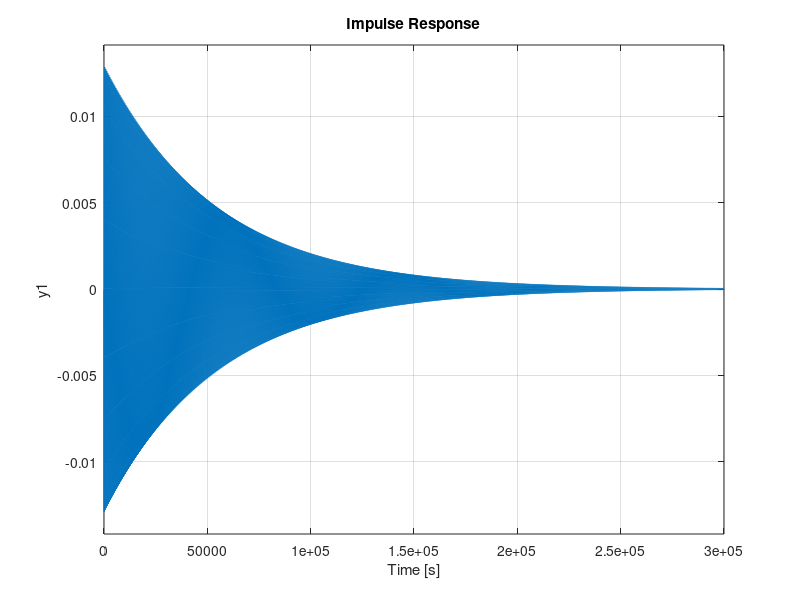

Recreate this plot in MATLAB.
clc;
clear;
close all;
s=tf('s');
gs=6000*(s^2)/((1+0.2*s)*(1+0.02*s))
bode(gs)
margin(gs)
cltf=feedback(gs,1)
 impulse(cltf)
